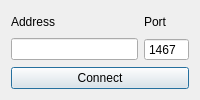
<?xml version="1.0" encoding="UTF-8"?>
<ui version="4.0">
 <class>ConnectDialog</class>
 <widget class="QDialog" name="ConnectDialog">
  <property name="geometry">
   <rect>
    <x>0</x>
    <y>0</y>
    <width>200</width>
    <height>100</height>
   </rect>
  </property>
  <property name="sizePolicy">
   <sizepolicy hsizetype="Fixed" vsizetype="Fixed">
    <horstretch>0</horstretch>
    <verstretch>0</verstretch>
   </sizepolicy>
  </property>
  <property name="minimumSize">
   <size>
    <width>200</width>
    <height>100</height>
   </size>
  </property>
  <property name="maximumSize">
   <size>
    <width>200</width>
    <height>100</height>
   </size>
  </property>
  <property name="windowTitle">
   <string>Connect</string>
  </property>
  <layout class="QGridLayout" name="gridLayout">
   <item row="0" column="2">
    <widget class="QLabel" name="label_2">
     <property name="text">
      <string>Port</string>
     </property>
    </widget>
   </item>
   <item row="0" column="1">
    <widget class="QLabel" name="label">
     <property name="text">
      <string>Address</string>
     </property>
    </widget>
   </item>
   <item row="1" column="1">
    <widget class="QLineEdit" name="address">
     <property name="inputMask">
      <string/>
     </property>
    </widget>
   </item>
   <item row="1" column="2">
    <widget class="QSpinBox" name="port">
     <property name="buttonSymbols">
      <enum>QAbstractSpinBox::NoButtons</enum>
     </property>
     <property name="minimum">
      <number>0</number>
     </property>
     <property name="maximum">
      <number>65535</number>
     </property>
     <property name="value">
      <number>1467</number>
     </property>
    </widget>
   </item>
   <item row="2" column="1" colspan="2">
    <widget class="QPushButton" name="connectButton">
     <property name="text">
      <string>Connect</string>
     </property>
    </widget>
   </item>
  </layout>
 </widget>
 <resources/>
 <connections>
  <connection>
   <sender>connectButton</sender>
   <signal>pressed()</signal>
   <receiver>ConnectDialog</receiver>
   <slot>accept()</slot>
   <hints>
    <hint type="sourcelabel">
     <x>99</x>
     <y>79</y>
    </hint>
    <hint type="destinationlabel">
     <x>99</x>
     <y>49</y>
    </hint>
   </hints>
  </connection>
 </connections>
</ui>
